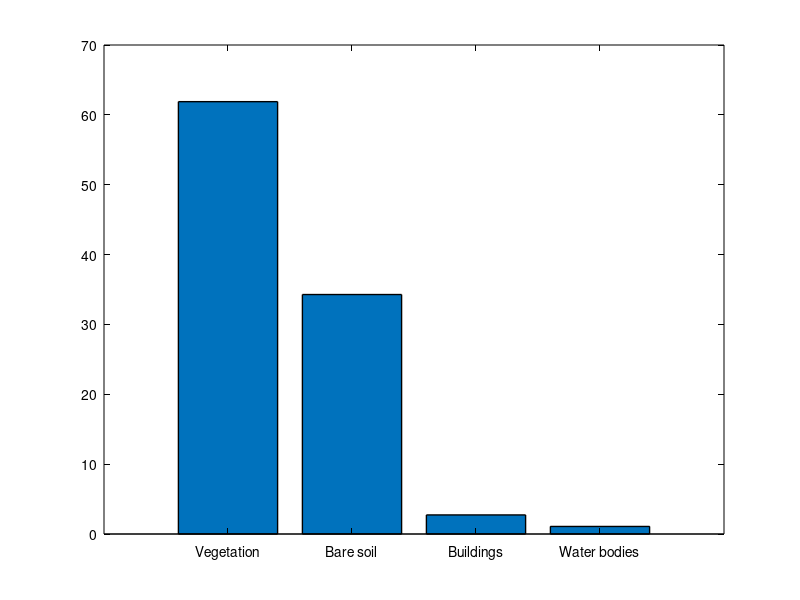

MATLAB code to generate this figure: (Note: this script raises an error after producing the figure.)
% 1. Données à représenter
categories = {'Vegetation', 'Bare soil', 'Buildings', 'Water bodies'};
pourcentages = [61.89, 34.28, 2.73, 1.08];

% 2. Définition des couleurs exactes de la carte précédente (Normalisées RGB)
couleurs = [
    0.27, 0.55, 0.31;  % Vegetation (Vert de la carte)
    0.81, 0.74, 0.53;  % Bare soil (Beige de la carte)
    1.00, 0.13, 0.08;  % Buildings (Rouge de la carte)
    0.12, 0.53, 0.90   % Water bodies (Bleu de la carte)
];

% 3. Création de la figure
figure('Color', [1 1 1]); % Fond de la fenêtre en blanc

% 4. Dessin du diagramme en barres
hBar = bar(pourcentages, 'EdgeColor', 'k', 'LineWidth', 1);
set(gca, 'XTickLabel', categories, 'XColor', 'k', 'YColor', 'k');

% Application de la palette personnalisée à chaque barre
hBar.FaceColor = 'flat';
hBar.CData = couleurs;

% 5. Personnalisation des axes et labels (style épuré comme votre image)
ylabel('Landuse (%)', 'FontSize', 11, 'Color', 'k');
xlabel('Main types of occupation in Kavimvira Watershed', 'FontSize', 11, 'Color', 'k');
ylim([0 100]); % Limite l'axe Y de 0 à 100%
set(gca, 'YTick', 0:10:100); % Graduations de 10 en 10
grid off; % Pas de quadrillage arrière

% 6. Ajout automatique des étiquettes de texte (%) au-dessus des barres
xtips = 1:numel(pourcentages);
ytips = pourcentages + 2; % Positionne le texte légèrement au-dessus de la barre
labels = cellstr(num2str(pourcentages', '%.2f%%'));
text(xtips, ytips, labels, 'HorizontalAlignment', 'center', ...
    'VerticalAlignment', 'bottom', 'FontSize', 9, 'FontWeight', 'bold');
